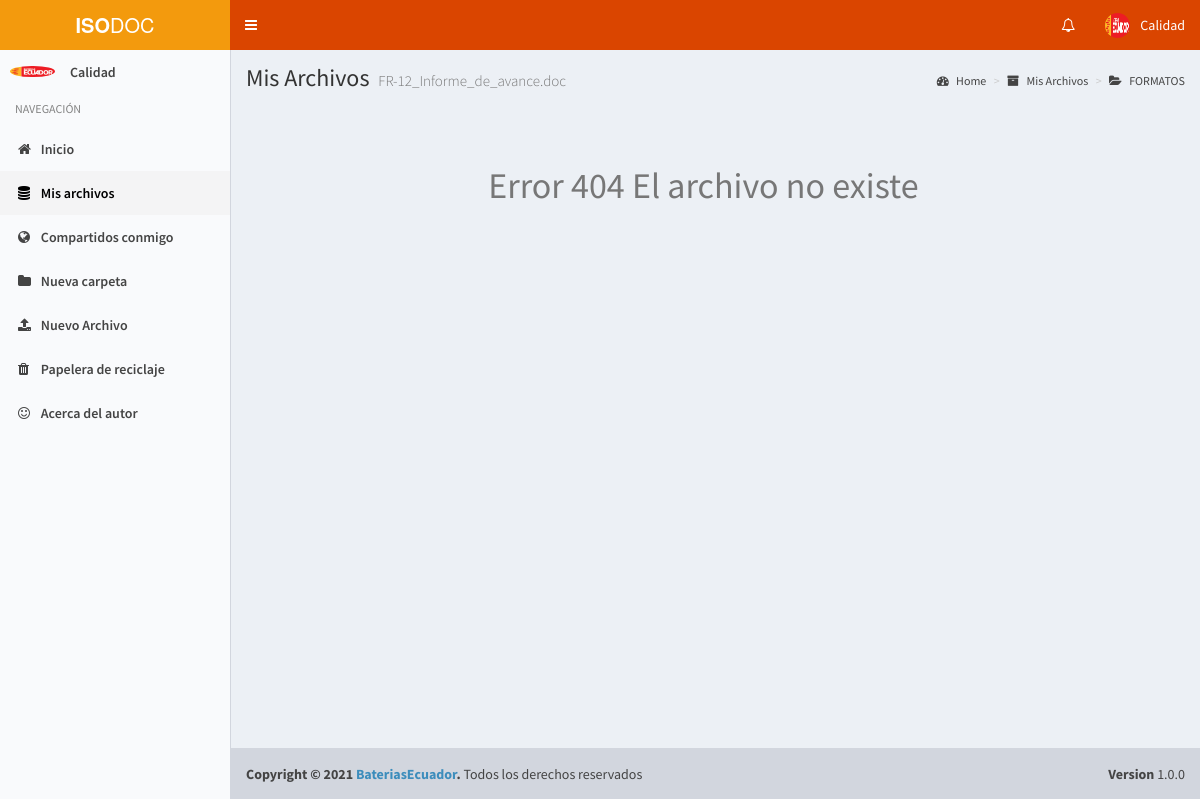
The page /file?code=HrqAG9MoK791 (signed in) on the database its author committed.
### tables this page shows
CREATE TABLE IF NOT EXISTS `user` (
  `id` int(11) NOT NULL AUTO_INCREMENT,
  `fullname` varchar(100) NOT NULL,
  `email` varchar(255) NOT NULL,
  `password` varchar(60) NOT NULL,
  `image` varchar(255) DEFAULT NULL,
  `is_active` tinyint(1) NOT NULL DEFAULT '1',
  `is_admin` tinyint(1) NOT NULL DEFAULT '0',
  `is_public` tinyint(1) NOT NULL DEFAULT '0',
  `is_evaluator` tinyint(1) NOT NULL DEFAULT '0',
  `created_at` datetime NOT NULL,
  PRIMARY KEY (`id`),
  UNIQUE KEY `email` (`email`)
);

CREATE TABLE IF NOT EXISTS `file` (
  `id` int(11) NOT NULL AUTO_INCREMENT,
  `code` varchar(12) NOT NULL,
  `filename` varchar(255) NOT NULL,
  `description` varchar(255) NOT NULL,
  `download` int(11) NOT NULL,
  `is_public` tinyint(1) NOT NULL DEFAULT '0',
  `is_folder` tinyint(1) NOT NULL DEFAULT '0',
  `is_deleted` tinyint(1) NOT NULL DEFAULT '0',
  `user_id` int(11) NOT NULL,
  `status` int(11) DEFAULT '1',
  `folder_id` int(11) DEFAULT NULL,
  `created_at` datetime NOT NULL,
  `code_last` varchar(50) DEFAULT NULL,
  PRIMARY KEY (`id`),
  KEY `folder_id` (`folder_id`),
  KEY `user_id` (`user_id`),
  CONSTRAINT `file_ibfk_1` FOREIGN KEY (`folder_id`) REFERENCES `file` (`id`) ON DELETE CASCADE ON UPDATE CASCADE,
  CONSTRAINT `file_ibfk_2` FOREIGN KEY (`user_id`) REFERENCES `user` (`id`) ON DELETE CASCADE ON UPDATE CASCADE
);

### file.php (the view, shortened to what this page needs)
<?php
$active2 = "active";
include "header.php";
$file = null;
if (isset($_GET["code"]) && $_GET["code"] != "") {
    $id_code = $_GET["code"];
    $file = mysqli_query($con, "select * from file where code=\"$id_code\"");
    while ($row = mysqli_fetch_array($file)) {
        $file_id = $row['id'];
        $user_id = $row['user_id'];
        $code = $row['code'];
        $filename = $row['filename'];
        $description = $row['description'];
        $created_at = $row['created_at'];
        $file_count = $row['download'];
        $folder_id = $row['folder_id'];
    }
}
$is_logged = false;
$is_owner = false;
$go = false;
if (isset($_SESSION["user_id"])) {
    $is_logged = true;
}
if (@$is_logged && $_SESSION["user_id"] == @$user_id) {
    $is_owner = true;
}
?>
<?php if ($go || $is_owner) : ?>
    <div class="content-wrapper">
        <section class="content-header">
            <h1>Mis Archivos <small><?php echo $filename; ?></small> </h1>
            <?php if (isset($_SESSION["user_id"])) : ?>
                <ol class="breadcrumb">
                    <li><a href="#"><i class="fa fa-dashboard"></i> Home</a></li>
                    <li><a href="myfiles"><i class="fa fa-archive"></i> Mis Archivos</a></li>
                    <?php
                    if ($folder_id != 0) {
                        $f = mysqli_query($con, "select * from file where id=$folder_id");
                        while ($g = mysqli_fetch_array($f)) {
                            $f_code = $g['code'];
                            $f_filename = $g['filename'];
                        }
                        echo '<li class="active"><a href="myfiles?folder=' . $f_code . '"><i class="fa fa-folder-open"></i> ' . $f_filename . '</a></li>';
                    }
                    ?>
                </ol>
            <?php endif; ?>
        </section>
        <section class="content">
            <div class="row">
                <div class="col-lg-6 col-xs-12 col-md-offset-3">
                    <br>
                    <?php if (mysqli_num_rows($file) == 0) : ?>
                        <h1>404</h1>
                    <?php else : ?>
                        <br>
                        <?php
                        $url = "storage/data/" . $user_id . "/" . $filename;
                        if (file_exists($url)) {
                            $ftype = explode(".", $url);
                            if ($filename != "") {
                                if ($ftype[1] == "png" || $ftype[1] == "jpg" || $ftype[1] == "gif" || $ftype[1] == "jpeg") {
                                    echo " <img src=\"$url\" class=\"offline\" width=\"540\">";
                                } else {
                                    echo "<h2>$filename</h2>";
                                }
                            } ?>
                            <br><br>
                            <p><?php echo $description; ?></p><br>
                            <p class="text-muted text-right"><i class="fa fa-clock-o"></i> <?php echo $created_at; ?></p>
                            <div class="btn-group  pull-right">
                                <a href="action/dwnfl?code=<?php echo $code; ?>&id=<?php echo $file_id; ?>&count=<?php echo $file_count; ?>" class="btn btn-default"><i class="fa fa-download"></i> Descargar</a>
                            </div>
                            <div class="btn-group  pull-right">
                                <a href="filepermision?id=<?php echo $_GET['code']; ?>" class="btn btn-default"><i class="fa fa-globe"></i> Compartir</a>
                            </div>
                            <?php if ($is_evaluator != 1) : ?>
                                <div class="btn-group  pull-right">
                                    <a title="Actualizar archivo" href="updatefile?id=<?php echo $_GET['code']; ?>" class="btn btn-default"><i class="fa fa-file"></i> Actualizar</a>
                                </div>
                            <?php endif; ?>
                            <?php if ($is_evaluator == 1) : ?>
                                <div style="padding-right:6px;" class="btn-group  pull-right">
                                    <a href="action/dwnfl?code=<?php echo $code; ?>&id=<?php echo $file_id; ?>&count=<?php echo $file_count; ?>" class="btn btn-default"><i class="fa fa-upload"></i> Publicar</a>
                                </div>
                            <?php endif; ?>
                            <br><br>
                            <?php
                            $sql = "select * from comment where file_id in (select id from file where code=" . "'$id_code'" . " or code_last=" . "'$id_code'" . ")";
                            $comments = mysqli_query($con, $sql);
                            $count = mysqli_num_rows($comments);
                            if (isset($_GET['success'])) {
                                echo "<p class='alert alert-success'> <i class=' fa fa-exclamation-circle'></i> <strong>¡Comentario agregado! </strong> .</p>";
                            } elseif (isset($_GET['error'])) {
                                echo "<p class='alert alert-danger'> <i class=' fa fa-exclamation-circle'></i> <strong>¡Error! </strong>No se puede comentar este archivo.</p>";
                            }
                            ?>
                            <div class="box box-success">
                                <div class="box-header">
                                    <i class="fa fa-comments-o"></i>
                                    <h3 class="box-title">Comentarios (<?php echo $count ?>)</h3>
                                </div>
                                <?php if ($count > 0) : ?>
                                    <div class="box-body chat" id="chat-box">
                                        <div class="item">
                                            <?php foreach ($comments as $com) : ?>
                                                <?php
                                                $com_user_id = $com['user_id'];
                                                $commm = mysqli_query($con, "select * from comment where user_id=$com_user_id");
                                                while ($usi = mysqli_fetch_array($commm)) {
                                                    $userd = $usi['user_id'];
                                                }
                                                $userss = mysqli_query($con, "select * from user where id=$userd");
                                                while ($com2 = mysqli_fetch_array($userss)) {
                                                    $profile_pic = $com2['image'];
                                                    $fullname = $com2['fullname'];
                                                }
                                                ?>
                                                <img src="images/profiles/<?php echo $profile_pic; ?>" alt="user image" class="offline">
                                                <p class="message">
                                                    <small class="text-muted pull-right"><i class="fa fa-clock-o"></i> <?php echo $com['created_at']; ?></small>
                                                    <a href="#" class="name">
                                                        <?php echo $fullname;  ?>
                                                    </a>
                                                    <?php echo $com['comment']; ?>
                                                </p>
                                            <?php endforeach; ?>
                                        </div>
                                    </div>
                                <?php endif; ?>
                                <div class="box-footer">
                                    <form method="post" action="action/addfilecomment.php">
                                        <div class="input-group">
                                            <input type="hidden" value="<?php echo $file_id ?>" name="id">
                                            <input name="comment" required class="form-control" placeholder="Escribe un comentario...">
                                            <div class="input-group-btn">
                                                <button type="submit" class="btn btn-success"><i class="fa fa-comments"></i></button>
                                            </div>
                                        </div>
                                    </form>
                                </div>
                            </div>
                        <?php } else {
                            echo  "<h1 class='text-muted'>Error 404 El archivo no existe</h1>";
                        }
                        ?>
                    <?php endif; ?>
                </div>
            </div>
        </section>
    </div>
<?php endif; ?>
<?php include "footer.php"; ?>

### header.php (shortened to what this page needs)
<?php
include "config/config.php";
$my_user_id = $_SESSION['user_id'];
$query = mysqli_query($con, "SELECT * from user where id=$my_user_id");
while ($row = mysqli_fetch_array($query)) {
    $fullname = $row['fullname'];
    $profile_pic = $row['image'];
}
?>
<!DOCTYPE html>
<html>
<head>
    <link rel="stylesheet" href="bootstrap/css/bootstrap.min.css">
    <link rel="stylesheet" href="css/font-awesome/css/font-awesome.min.css">
    <link rel="stylesheet" href="plugins/datatables/dataTables.bootstrap.css">
    <link rel="stylesheet" href="dist/css/AdminLTE.min.css">
    <link rel="stylesheet" href="dist/css/skins/_all-skins.min.css">
    <link rel="stylesheet" href="plugins/select2/select2.min.css">
    <link rel="stylesheet" href="plugins/iCheck/square/blue.css">
    <link rel="stylesheet" href="css/micss.css">
    <link rel="stylesheet" href="css/styles.css">
</head>
<body class="hold-transition skin-yellow-light sidebar-mini">
    <div class="wrapper">
        <header class="main-header">
            <a href="home.php" class="logo">
                <span class="logo-lg"><b>ISO</b>DOC</span>
            </a>
            <nav class="navbar navbar-static-top">
                <a href="#" class="sidebar-toggle" data-toggle="offcanvas" role="button">
                </a>
                <div class="navbar-custom-menu">
                    <ul class="nav navbar-nav">
                        <li class="dropdown notifications-menu">
                            <a href="#" class="dropdown-toggle" data-toggle="dropdown">
                                <i class="fa fa-bell-o"></i>
                            </a>
                        </li>
                        <li class="dropdown user user-menu">
                            <a href="#" class="dropdown-toggle" data-toggle="dropdown">
                                <img src="images/profiles/<?php echo $profile_pic; ?>" class="user-image" alt="User Image">
                                <span class="hidden-xs"><?php echo $fullname; ?></span>
                            </a>
                        </li>
                    </ul>
                </div>
            </nav>
        </header>
        <aside class="main-sidebar">
            <section class="sidebar">
                <div class="user-panel">
                    <div class="pull-left image">
                        <img src="images/profiles/<?php echo $profile_pic; ?>" class="img-circle" alt="User Image">
                    </div>
                    <div class="pull-left info">
                        <p><?php echo $fullname; ?></p>
                        <a href="#"><i class="fa fa-circle text-success"></i> Online</a>
                    </div>
                </div>
                <ul class="sidebar-menu">
                    <li class="header">NAVEGACIÓN</li>
                    <li class="<?php if (isset($active1)) {
                                    echo $active1;
                                } ?>">
                        <a href="home"><i class="fa fa-home"></i> <span>Inicio</span></a>
                    </li>
                    <li class="<?php if (isset($active2)) {
                                    echo $active2;
                                } ?>">
                        <a href="myfiles"><i class="fa fa-database"></i> <span>Mis archivos</span></a>
                    </li>
                    <li class="<?php if (isset($active3)) {
                                    echo $active3;
                                } ?>">
                        <a href="shared"><i class="fa fa-globe"></i> <span>Compartidos conmigo</span></a>
                    </li>
                    <li class="<?php if (isset($active4)) {
                                    echo $active4;
                                } ?>">
                        <a href="newfolder"><i class="fa fa-folder"></i> <span>Nueva carpeta</span></a>
                    </li>
                    <li class="<?php if (isset($active5)) {
                                    echo $active5;
                                } ?>">
                        <a href="newfile"><i class="fa fa-upload"></i> <span>Nuevo Archivo</span></a>
                    </li>
                    <li class="<?php if (isset($active6)) {
                                    echo $active6;
                                } ?>">
                        <a href="recicle"><i class="fa fa-trash"></i> <span>Papelera de reciclaje</span></a>
                    </li>
                    <li class="<?php if (isset($active7)) {
                                    echo $active7;
                                } ?>">
                        <a href="about"><i class="fa fa-smile-o"></i> <span>Acerca del autor</span></a>
                    </li>
                </ul>
            </section>
        </aside>

### rows shown on the page
user: image (picture), fullname "Calidad"
file: filename "FR-12_Informe_de_avance.doc"
file: filename "FORMATOS"
